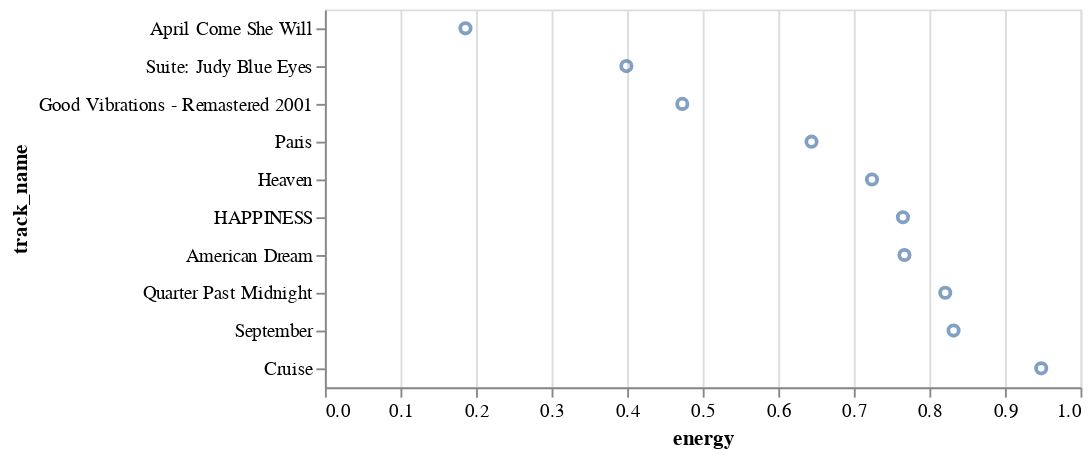

Source (notebook cell):
### Code cell
alt.Chart(boyband_energy_sorted).mark_point().encode(
    y=alt.X("track_name", sort = None),
    x='energy'
)

### Figure 1 — Vega-Lite specification as saved in the notebook (floating-point values rounded to 4 significant figures)
{"config": {"view": {"continuousWidth": 400, "continuousHeight": 300}}, "data": {"name": "data-052b8eb4b842c25756ea5a6544de2bba"}, "mark": "point", "encoding": {"x": {"type": "quantitative", "field": "energy"}, "y": {"type": "nominal", "field": "track_name", "sort": null}}, "$schema": "https://vega.github.io/schema/vega-lite/v4.8.1.json", "datasets": {"data-052b8eb4b842c25756ea5a6544de2bba": [{"artist": "Simon & Garfunkel", "album": "Sounds Of Silence", "track_name": "April Come She Will", "track_id": "0djZ2ndRfAL69WYNra5jRC", "danceability": 0.489, "energy": 0.186, "key": 9, "loudness": -16.24, "mode": 1, "speechiness": 0.029, "instrumentalness": 0.000152, "liveness": 0.2, "valence": 0.349, "tempo": 102.2, "duration_ms": 109387, "time_signature": 4}, {"artist": "Crosby, Stills & Nash", "album": "Greatest Hits", "track_name": "Suite: Judy Blue Eyes", "track_id": "2Jf0PGy9NzR1PTXvRFfaoE", "danceability": 0.454, "energy": 0.399, "key": 9, "loudness": -11.56, "mode": 1, "speechiness": 0.0429, "instrumentalness": 0, "liveness": 0.182, "valence": 0.322, "tempo": 154.2, "duration_ms": 444053, "time_signature": 4}, {"artist": "The Beach Boys", "album": "Smiley Smile (Remastered)", "track_name": "Good Vibrations - Remastered 2001", "track_id": "5t9KYe0Fhd5cW6UYT4qP8f", "danceability": 0.396, "energy": 0.473, "key": 10, "loudness": -7.67, "mode": 0, "speechiness": 0.0345, "instrumentalness": 0.000124, "liveness": 0.109, "valence": 0.385, "tempo": 133.4, "duration_ms": 219027, "time_signature": 4}, {"artist": "The Chainsmokers", "album": "Paris", "track_name": "Paris", "track_id": "15vzANxN8G9wWfwAJLLMCg", "danceability": 0.646, "energy": 0.644, "key": 2, "loudness": -6.763, "mode": 1, "speechiness": 0.031, "instrumentalness": 0, "liveness": 0.0888, "valence": 0.251, "tempo": 100.0, "duration_ms": 221520, "time_signature": 4}, {"artist": "OneRepublic", "album": "Oh My My", "track_name": "Heaven", "track_id": "1lFHaHvZeLf6XrOqX6iLlS", "danceability": 0.585, "energy": 0.724, "key": 10, "loudness": -6.658, "mode": 0, "speechiness": 0.0321, "instrumentalness": 0, "liveness": 0.105, "valence": 0.37, "tempo": 95.01, "duration_ms": 258947, "time_signature": 4}, {"artist": "NEEDTOBREATHE", "album": "H A R D L O V E", "track_name": "HAPPINESS", "track_id": "7aag0fFgE9K1Gj8lJwQaGI", "danceability": 0.575, "energy": 0.765, "key": 9, "loudness": -6.608, "mode": 1, "speechiness": 0.0345, "instrumentalness": 0, "liveness": 0.331, "valence": 0.407, "tempo": 98.04, "duration_ms": 205773, "time_signature": 4}, {"artist": "MKTO", "album": "MKTO", "track_name": "American Dream", "track_id": "3JMAdPq5TUOKBGsTATjLEH", "danceability": 0.554, "energy": 0.767, "key": 0, "loudness": -5.043, "mode": 1, "speechiness": 0.0497, "instrumentalness": 0, "liveness": 0.231, "valence": 0.497, "tempo": 122.8, "duration_ms": 225747, "time_signature": 4}, {"artist": "Bastille", "album": "Quarter Past Midnight", "track_name": "Quarter Past Midnight", "track_id": "1etiUDkISHELzQGMY79ryt", "danceability": 0.504, "energy": 0.821, "key": 8, "loudness": -3.356, "mode": 1, "speechiness": 0.0598, "instrumentalness": 0, "liveness": 0.0418, "valence": 0.458, "tempo": 155.1, "duration_ms": 201799, "time_signature": 4}, {"artist": "Earth, Wind & Fire", "album": "The Best Of Earth, Wind & Fire Vol. 1", "track_name": "September", "track_id": "2grjqo0Frpf2okIBiifQKs", "danceability": 0.697, "energy": 0.832, "key": 9, "loudness": -7.264, "mode": 1, "speechiness": 0.0298, "instrumentalness": 0.00131, "liveness": 0.269, "valence": 0.979, "tempo": 125.9, "duration_ms": 215093, "time_signature": 4}, {"artist": "Florida Georgia Line", "album": "Here's To The Good Times", "track_name": "Cruise", "track_id": "5BhsEd82G0Mnim0IUH6xkT", "danceability": 0.457, "energy": 0.948, "key": 10, "loudness": -3.364, "mode": 1, "speechiness": 0.0354, "instrumentalness": 0, "liveness": 0.0536, "valence": 0.878, "tempo": 148.0, "duration_ms": 208960, "time_signature": 4}]}}
